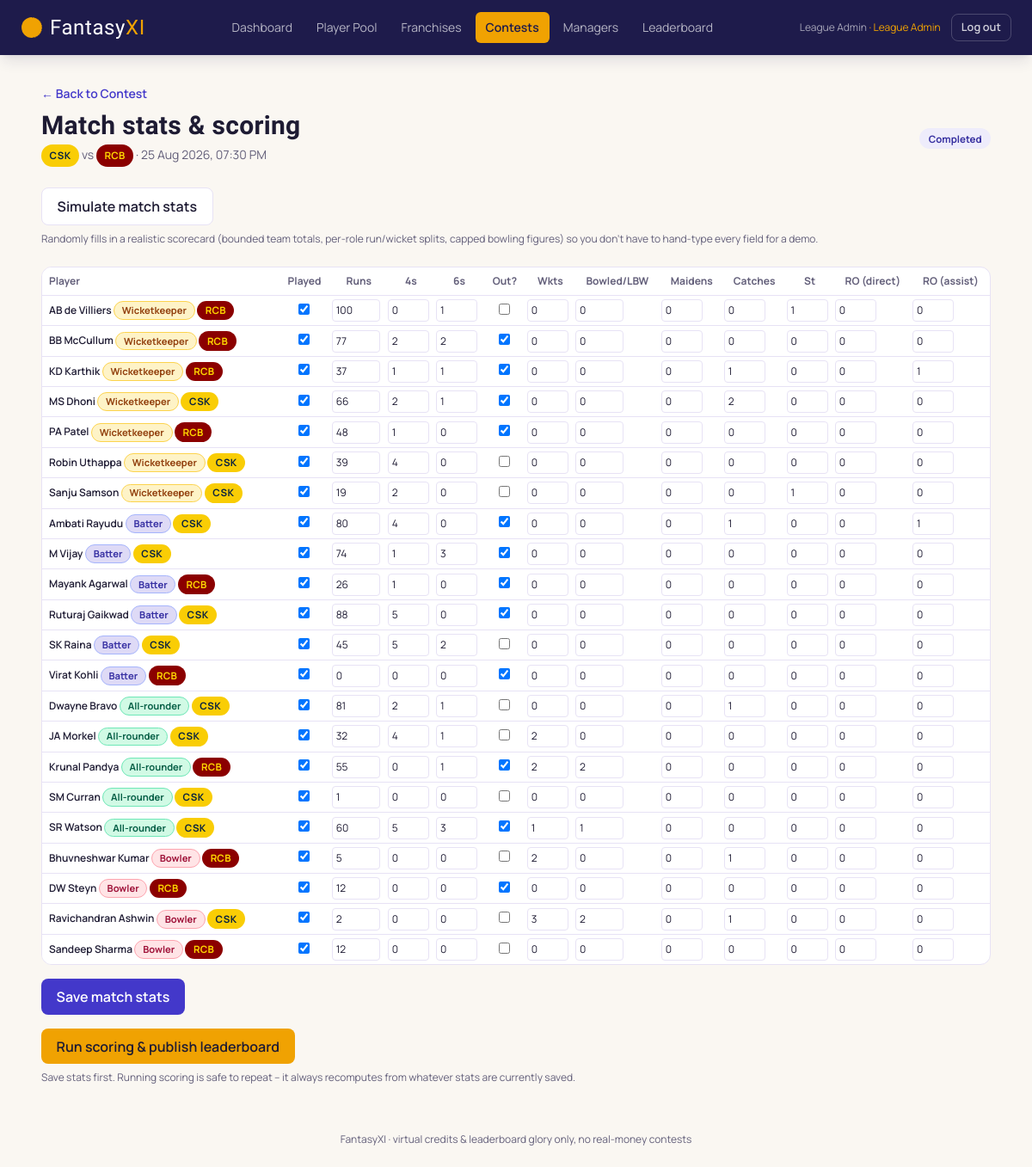
The app's page /index.php?route=admin/contests/stats&id=2 (signed in) with its own data.
### tables this page shows
CREATE TABLE contests (
    id              INT AUTO_INCREMENT PRIMARY KEY,
    franchise_a_id  INT NOT NULL,
    franchise_b_id  INT NOT NULL,
    match_datetime  DATETIME NOT NULL,
    venue           VARCHAR(150) NULL,
    status          ENUM('scheduled', 'completed') NOT NULL DEFAULT 'scheduled',
    created_at      TIMESTAMP NOT NULL DEFAULT CURRENT_TIMESTAMP,
    FOREIGN KEY (franchise_a_id) REFERENCES franchises(id),
    FOREIGN KEY (franchise_b_id) REFERENCES franchises(id),
    CHECK (franchise_a_id <> franchise_b_id),
    INDEX idx_contests_datetime (match_datetime)
);

CREATE TABLE franchises (
    id         INT AUTO_INCREMENT PRIMARY KEY,
    name       VARCHAR(100) NOT NULL UNIQUE,
    short_code VARCHAR(10) NOT NULL,
    status     ENUM('active', 'inactive') NOT NULL DEFAULT 'active'
);

CREATE TABLE players (
    id               INT AUTO_INCREMENT PRIMARY KEY,
    name             VARCHAR(120) NOT NULL,
    franchise_id     INT NOT NULL,
    role             ENUM('wicketkeeper', 'batter', 'allrounder', 'bowler') NOT NULL,
    credit_value     DECIMAL(3,1) NOT NULL,
    career_runs      INT NOT NULL DEFAULT 0,
    career_wickets   INT NOT NULL DEFAULT 0,
    career_matches   INT NOT NULL DEFAULT 0,
    career_trophies  INT NOT NULL DEFAULT 0,
    status           ENUM('active', 'inactive') NOT NULL DEFAULT 'active',
    FOREIGN KEY (franchise_id) REFERENCES franchises(id),
    INDEX idx_players_franchise (franchise_id),
    INDEX idx_players_role (role)
);

CREATE TABLE match_stats (
    id                   INT AUTO_INCREMENT PRIMARY KEY,
    contest_id           INT NOT NULL,
    player_id            INT NOT NULL,
    played               TINYINT(1) NOT NULL DEFAULT 0,
    runs                 INT NOT NULL DEFAULT 0,
    fours                INT NOT NULL DEFAULT 0,
    sixes                INT NOT NULL DEFAULT 0,
    is_out               TINYINT(1) NOT NULL DEFAULT 0,
    wickets              INT NOT NULL DEFAULT 0,
    wickets_bowled_lbw   INT NOT NULL DEFAULT 0,
    maidens              INT NOT NULL DEFAULT 0,
    catches              INT NOT NULL DEFAULT 0,
    stumpings            INT NOT NULL DEFAULT 0,
    run_outs_direct      INT NOT NULL DEFAULT 0,
    run_outs_assisted    INT NOT NULL DEFAULT 0,
    points               DECIMAL(6,1) NOT NULL DEFAULT 0,
    FOREIGN KEY (contest_id) REFERENCES contests(id) ON DELETE CASCADE,
    FOREIGN KEY (player_id) REFERENCES players(id),
    UNIQUE KEY uniq_contest_player (contest_id, player_id)
);

### app/views/admin/stats/entry.php (the view, shortened to what the rows shown need)
<?php
require __DIR__ . '/../../partials/header.php';
$locked = is_contest_locked($contest['match_datetime']);
?>
<main class="flex-1 max-w-6xl w-full mx-auto px-4 sm:px-6 py-8">
    <div class="flex items-center justify-between flex-wrap gap-3 mt-2">
        <div>
            <h1 class="text-3xl font-bold">Match stats &amp; scoring</h1>
            <p class="text-muted text-sm mt-1">
                <?= franchise_chip($contest['franchise_a_name'], $contest['franchise_a_code']) ?>
                vs
                <?= franchise_chip($contest['franchise_b_name'], $contest['franchise_b_code']) ?>
                &middot; <?= format_datetime($contest['match_datetime']) ?>
            </p>
        </div>
    </div>
    <?php if (!$locked): ?>
        <div class="mt-6 rounded-lg bg-amber-50 border border-amber-200 text-amber-900 text-sm px-4 py-3">
            This contest's deadline hasn't passed yet -- stats can't be entered or scored until it locks.
        </div>
    <?php else: ?>
    <form method="POST" action="/index.php?route=admin/contests/stats/save" class="mt-6">
        <div class="card overflow-x-auto">
        <table class="w-full text-xs min-w-[900px]">
            <thead>
                <tr class="text-left text-muted border-b border-line">
                    <th class="py-2 px-2 sticky left-0 bg-white">Player</th>
                    <th class="py-2 px-2 text-center">Played</th>
                    <th class="py-2 px-2 text-center">Runs</th>
                    <th class="py-2 px-2 text-center">4s</th>
                    <th class="py-2 px-2 text-center">6s</th>
                    <th class="py-2 px-2 text-center">Out?</th>
                    <th class="py-2 px-2 text-center">Wkts</th>
                    <th class="py-2 px-2 text-center">Bowled/LBW</th>
                    <th class="py-2 px-2 text-center">Maidens</th>
                    <th class="py-2 px-2 text-center">Catches</th>
                    <th class="py-2 px-2 text-center">St</th>
                    <th class="py-2 px-2 text-center">RO (direct)</th>
                    <th class="py-2 px-2 text-center">RO (assist)</th>
                </tr>
            </thead>
            <tbody>
                <?php foreach ($pool as $p):
                    $s = $existingStats[(int)$p['id']] ?? null;
                    $val = fn($f, $def = 0) => e((string)($s[$f] ?? $def));
                    $checked = fn($f) => !empty($s[$f]) ? 'checked' : '';
                    $prefix = "stat[{$p['id']}]";
                ?>
                <tr class="border-b border-line last:border-0">
                    <td class="py-1.5 px-2 sticky left-0 bg-white whitespace-nowrap">
                        <span class="font-semibold"><?= e($p['name']) ?></span>
                        <?= role_badge($p['role']) ?>
                        <?= franchise_chip($p['franchise_name'], $p['franchise_code']) ?>
                    </td>
                    <td class="text-center"><input type="checkbox" name="<?= $prefix ?>[played]" value="1" <?= $checked('played') ?>></td>
                    <td><input type="number" min="0" name="<?= $prefix ?>[runs]" value="<?= $val('runs') ?>" class="w-14 rounded border border-line px-1 py-1"></td>
                    <td><input type="number" min="0" name="<?= $prefix ?>[fours]" value="<?= $val('fours') ?>" class="w-12 rounded border border-line px-1 py-1"></td>
                    <td><input type="number" min="0" name="<?= $prefix ?>[sixes]" value="<?= $val('sixes') ?>" class="w-12 rounded border border-line px-1 py-1"></td>
                    <td class="text-center"><input type="checkbox" name="<?= $prefix ?>[is_out]" value="1" <?= $checked('is_out') ?>></td>
                    <td><input type="number" min="0" name="<?= $prefix ?>[wickets]" value="<?= $val('wickets') ?>" class="w-12 rounded border border-line px-1 py-1"></td>
                    <td><input type="number" min="0" name="<?= $prefix ?>[wickets_bowled_lbw]" value="<?= $val('wickets_bowled_lbw') ?>" class="w-14 rounded border border-line px-1 py-1"></td>
                    <td><input type="number" min="0" name="<?= $prefix ?>[maidens]" value="<?= $val('maidens') ?>" class="w-12 rounded border border-line px-1 py-1"></td>
                    <td><input type="number" min="0" name="<?= $prefix ?>[catches]" value="<?= $val('catches') ?>" class="w-12 rounded border border-line px-1 py-1"></td>
                    <td><input type="number" min="0" name="<?= $prefix ?>[stumpings]" value="<?= $val('stumpings') ?>" class="w-12 rounded border border-line px-1 py-1"></td>
                    <td><input type="number" min="0" name="<?= $prefix ?>[run_outs_direct]" value="<?= $val('run_outs_direct') ?>" class="w-12 rounded border border-line px-1 py-1"></td>
                    <td><input type="number" min="0" name="<?= $prefix ?>[run_outs_assisted]" value="<?= $val('run_outs_assisted') ?>" class="w-12 rounded border border-line px-1 py-1"></td>
                </tr>
                <?php endforeach; ?>
            </tbody>
        </table>
        </div>
    </form>
    <?php endif; ?>
</main>
<?php require __DIR__ . '/../../partials/footer.php'; ?>

### core/helpers.php (shortened to what the rows shown need)
<?php
function e(?string $value): string
{
    return htmlspecialchars($value ?? '', ENT_QUOTES, 'UTF-8');
}
function format_datetime(?string $datetime): string
{
    $ts = strtotime($datetime);
    return $ts === false ? '-' : date('d M Y, h:i A', $ts);
}
function role_label(string $role): string
{
    return match ($role) {
        'wicketkeeper' => 'Wicketkeeper',
        'batter'       => 'Batter',
        'allrounder'   => 'All-rounder',
        'bowler'       => 'Bowler',
        default        => ucfirst($role),
    };
}
function role_badge_classes(string $role): string
{
    return match ($role) {
        'wicketkeeper' => 'bg-amber-100 text-amber-800 border-amber-300',
        'batter'       => 'bg-indigo-100 text-indigo-800 border-indigo-300',
        'allrounder'   => 'bg-emerald-100 text-emerald-800 border-emerald-300',
        'bowler'       => 'bg-rose-100 text-rose-800 border-rose-300',
        default        => 'bg-slate-100 text-slate-800 border-slate-300',
    };
}
function franchise_colors(string $name): array
{
    $map = [
        'Mumbai Indians'                 => ['bg' => '#004BA0', 'fg' => '#FFD700'],
        'Chennai Super Kings'            => ['bg' => '#F9CD05', 'fg' => '#0A2240'],
        'Royal Challengers Bengaluru'    => ['bg' => '#8B0000', 'fg' => '#FFD700'],
        'Kolkata Knight Riders'          => ['bg' => '#3A225D', 'fg' => '#D4AF37'],
        'Delhi Capitals'                 => ['bg' => '#17479E', 'fg' => '#EF1C25'],
        'Punjab Kings'                   => ['bg' => '#DD1F2D', 'fg' => '#F2E9D8'],
        'Rajasthan Royals'               => ['bg' => '#254AA5', 'fg' => '#EA1E88'],
        'Sunrisers Hyderabad'            => ['bg' => '#F26522', 'fg' => '#111111'],
        'Gujarat Titans'                 => ['bg' => '#1B2133', 'fg' => '#B4975A'],
        'Lucknow Super Giants'           => ['bg' => '#00AEEF', 'fg' => '#132743'],
    ];
    return $map[$name] ?? ['bg' => '#4338CA', 'fg' => '#FDE68A'];
}
function franchise_chip(string $name, string $code): string
{
    $c = franchise_colors($name);
    return sprintf(
        '<span class="franchise-chip" style="background:%s;color:%s" title="%s">%s</span>',
        e($c['bg']), e($c['fg']), e($name), e($code)
    );
}
function role_badge(string $role): string
{
    return sprintf('<span class="role-badge %s">%s</span>', role_badge_classes($role), e(role_label($role)));
}
function is_contest_locked(string $matchDatetime): bool
{
    $ts = strtotime($matchDatetime);
    return $ts === false || $ts <= time();
}

### records on screen
contests: franchise_a.short_code "CSK RCB", match_datetime "25 Aug 2026, 07:30 PM"
players: name "AB de Villiers", role "Wicketkeeper", franchise.short_code "RCB", id.runs "100", id.fours "0", id.sixes "1", id.wickets "0", id.wickets_bowled_lbw "0", id.maidens "0", id.catches "0", id.stumpings "1", id.run_outs_direct "0", id.run_outs_assisted "0"
players: name "BB McCullum", role "Wicketkeeper", franchise.short_code "RCB", id.runs "77", id.fours "2", id.sixes "2", id.wickets "0", id.wickets_bowled_lbw "0", id.maidens "0", id.catches "0", id.stumpings "0", id.run_outs_direct "0", id.run_outs_assisted "0"
players: name "KD Karthik", role "Wicketkeeper", franchise.short_code "RCB", id.runs "37", id.fours "1", id.sixes "1", id.wickets "0", id.wickets_bowled_lbw "0", id.maidens "0", id.catches "1", id.stumpings "0", id.run_outs_direct "0", id.run_outs_assisted "1"
players: name "MS Dhoni", role "Wicketkeeper", franchise.short_code "CSK", id.runs "66", id.fours "2", id.sixes "1", id.wickets "0", id.wickets_bowled_lbw "0", id.maidens "0", id.catches "2", id.stumpings "0", id.run_outs_direct "0", id.run_outs_assisted "0"
players: name "PA Patel", role "Wicketkeeper", franchise.short_code "RCB", id.runs "48", id.fours "1", id.sixes "0", id.wickets "0", id.wickets_bowled_lbw "0", id.maidens "0", id.catches "0", id.stumpings "0", id.run_outs_direct "0", id.run_outs_assisted "0"
players: name "Robin Uthappa", role "Wicketkeeper", franchise.short_code "CSK", id.runs "39", id.fours "4", id.sixes "0", id.wickets "0", id.wickets_bowled_lbw "0", id.maidens "0", id.catches "0", id.stumpings "0", id.run_outs_direct "0", id.run_outs_assisted "0"
players: name "Sanju Samson", role "Wicketkeeper", franchise.short_code "CSK", id.runs "19", id.fours "2", id.sixes "0", id.wickets "0", id.wickets_bowled_lbw "0", id.maidens "0", id.catches "0", id.stumpings "1", id.run_outs_direct "0", id.run_outs_assisted "0"
players: name "Ambati Rayudu", role "Batter", franchise.short_code "CSK", id.runs "80", id.fours "4", id.sixes "0", id.wickets "0", id.wickets_bowled_lbw "0", id.maidens "0", id.catches "1", id.stumpings "0", id.run_outs_direct "0", id.run_outs_assisted "1"
players: name "M Vijay", role "Batter", franchise.short_code "CSK", id.runs "74", id.fours "1", id.sixes "3", id.wickets "0", id.wickets_bowled_lbw "0", id.maidens "0", id.catches "0", id.stumpings "0", id.run_outs_direct "0", id.run_outs_assisted "0"
players: name "Mayank Agarwal", role "Batter", franchise.short_code "RCB", id.runs "26", id.fours "1", id.sixes "0", id.wickets "0", id.wickets_bowled_lbw "0", id.maidens "0", id.catches "0", id.stumpings "0", id.run_outs_direct "0", id.run_outs_assisted "0"
players: name "Ruturaj Gaikwad", role "Batter", franchise.short_code "CSK", id.runs "88", id.fours "5", id.sixes "0", id.wickets "0", id.wickets_bowled_lbw "0", id.maidens "0", id.catches "0", id.stumpings "0", id.run_outs_direct "0", id.run_outs_assisted "0"
players: name "SK Raina", role "Batter", franchise.short_code "CSK", id.runs "45", id.fours "5", id.sixes "2", id.wickets "0", id.wickets_bowled_lbw "0", id.maidens "0", id.catches "0", id.stumpings "0", id.run_outs_direct "0", id.run_outs_assisted "0"
players: name "Virat Kohli", role "Batter", franchise.short_code "RCB", id.runs "0", id.fours "0", id.sixes "0", id.wickets "0", id.wickets_bowled_lbw "0", id.maidens "0", id.catches "0", id.stumpings "0", id.run_outs_direct "0", id.run_outs_assisted "0"
players: name "Dwayne Bravo", role "All-rounder", franchise.short_code "CSK", id.runs "81", id.fours "2", id.sixes "1", id.wickets "0", id.wickets_bowled_lbw "0", id.maidens "0", id.catches "1", id.stumpings "0", id.run_outs_direct "0", id.run_outs_assisted "0"
players: name "JA Morkel", role "All-rounder", franchise.short_code "CSK", id.runs "32", id.fours "4", id.sixes "1", id.wickets "2", id.wickets_bowled_lbw "0", id.maidens "0", id.catches "0", id.stumpings "0", id.run_outs_direct "0", id.run_outs_assisted "0"
players: name "Krunal Pandya", role "All-rounder", franchise.short_code "RCB", id.runs "55", id.fours "0", id.sixes "1", id.wickets "2", id.wickets_bowled_lbw "2", id.maidens "0", id.catches "0", id.stumpings "0", id.run_outs_direct "0", id.run_outs_assisted "0"
players: name "SM Curran", role "All-rounder", franchise.short_code "CSK", id.runs "1", id.fours "0", id.sixes "0", id.wickets "0", id.wickets_bowled_lbw "0", id.maidens "0", id.catches "0", id.stumpings "0", id.run_outs_direct "0", id.run_outs_assisted "0"
players: name "SR Watson", role "All-rounder", franchise.short_code "CSK", id.runs "60", id.fours "5", id.sixes "3", id.wickets "1", id.wickets_bowled_lbw "1", id.maidens "0", id.catches "0", id.stumpings "0", id.run_outs_direct "0", id.run_outs_assisted "0"
players: name "Bhuvneshwar Kumar", role "Bowler", franchise.short_code "RCB", id.runs "5", id.fours "0", id.sixes "0", id.wickets "2", id.wickets_bowled_lbw "0", id.maidens "0", id.catches "1", id.stumpings "0", id.run_outs_direct "0", id.run_outs_assisted "0"
players: name "DW Steyn", role "Bowler", franchise.short_code "RCB", id.runs "12", id.fours "0", id.sixes "0", id.wickets "0", id.wickets_bowled_lbw "0", id.maidens "0", id.catches "0", id.stumpings "0", id.run_outs_direct "0", id.run_outs_assisted "0"
players: name "Ravichandran Ashwin", role "Bowler", franchise.short_code "CSK", id.runs "2", id.fours "0", id.sixes "0", id.wickets "3", id.wickets_bowled_lbw "2", id.maidens "0", id.catches "1", id.stumpings "0", id.run_outs_direct "0", id.run_outs_assisted "0"
players: name "Sandeep Sharma", role "Bowler", franchise.short_code "RCB", id.runs "12", id.fours "0", id.sixes "0", id.wickets "0", id.wickets_bowled_lbw "0", id.maidens "0", id.catches "0", id.stumpings "0", id.run_outs_direct "0", id.run_outs_assisted "0"

### other values on screen
$label "Dashboard"
$label "Player Pool"
$label "Franchises"
$label "Contests"
$label "Managers"
$label "Leaderboard"
Auth::name() "League Admin"
